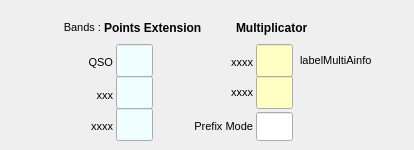
   <widget class="QWidget" name="tab">
    <attribute name="title">
     <string>Rule 1</string>
    </attribute>
    <widget class="QLineEdit" name="wPoints_C">
     <property name="geometry">
      <rect>
       <x>116</x>
       <y>108</y>
       <width>37</width>
       <height>33</height>
      </rect>
     </property>
     <property name="palette">
      <palette>
       <active>
        <colorrole role="Base">
         <brush brushstyle="SolidPattern">
          <color alpha="255">
           <red>239</red>
           <green>255</green>
           <blue>255</blue>
          </color>
         </brush>
        </colorrole>
       </active>
       <inactive>
        <colorrole role="Base">
         <brush brushstyle="SolidPattern">
          <color alpha="255">
           <red>239</red>
           <green>255</green>
           <blue>255</blue>
          </color>
         </brush>
        </colorrole>
       </inactive>
       <disabled>
        <colorrole role="Base">
         <brush brushstyle="SolidPattern">
          <color alpha="255">
           <red>244</red>
           <green>244</green>
           <blue>244</blue>
          </color>
         </brush>
        </colorrole>
       </disabled>
      </palette>
     </property>
     <property name="focusPolicy">
      <enum>Qt::NoFocus</enum>
     </property>
     <property name="alignment">
      <set>Qt::AlignCenter</set>
     </property>
    </widget>
    <widget class="QLineEdit" name="wPoints_B">
     <property name="geometry">
      <rect>
       <x>116</x>
       <y>76</y>
       <width>37</width>
       <height>33</height>
      </rect>
     </property>
     <property name="palette">
      <palette>
       <active>
        <colorrole role="Base">
         <brush brushstyle="SolidPattern">
          <color alpha="255">
           <red>239</red>
           <green>255</green>
           <blue>255</blue>
          </color>
         </brush>
        </colorrole>
       </active>
       <inactive>
        <colorrole role="Base">
         <brush brushstyle="SolidPattern">
          <color alpha="255">
           <red>239</red>
           <green>255</green>
           <blue>255</blue>
          </color>
         </brush>
        </colorrole>
       </inactive>
       <disabled>
        <colorrole role="Base">
         <brush brushstyle="SolidPattern">
          <color alpha="255">
           <red>244</red>
           <green>244</green>
           <blue>244</blue>
          </color>
         </brush>
        </colorrole>
       </disabled>
      </palette>
     </property>
     <property name="focusPolicy">
      <enum>Qt::NoFocus</enum>
     </property>
     <property name="alignment">
      <set>Qt::AlignCenter</set>
     </property>
    </widget>
    <widget class="QLineEdit" name="wPoints_A">
     <property name="geometry">
      <rect>
       <x>116</x>
       <y>44</y>
       <width>37</width>
       <height>33</height>
      </rect>
     </property>
     <property name="palette">
      <palette>
       <active>
        <colorrole role="Base">
         <brush brushstyle="SolidPattern">
          <color alpha="255">
           <red>239</red>
           <green>255</green>
           <blue>255</blue>
          </color>
         </brush>
        </colorrole>
       </active>
       <inactive>
        <colorrole role="Base">
         <brush brushstyle="SolidPattern">
          <color alpha="255">
           <red>239</red>
           <green>255</green>
           <blue>255</blue>
          </color>
         </brush>
        </colorrole>
       </inactive>
       <disabled>
        <colorrole role="Base">
         <brush brushstyle="SolidPattern">
          <color alpha="255">
           <red>244</red>
           <green>244</green>
           <blue>244</blue>
          </color>
         </brush>
        </colorrole>
       </disabled>
      </palette>
     </property>
     <property name="focusPolicy">
      <enum>Qt::NoFocus</enum>
     </property>
     <property name="alignment">
      <set>Qt::AlignCenter</set>
     </property>
    </widget>
    <widget class="QLabel" name="labelPoints_C">
     <property name="geometry">
      <rect>
       <x>12</x>
       <y>116</y>
       <width>101</width>
       <height>21</height>
      </rect>
     </property>
     <property name="font">
      <font>
       <pointsize>8</pointsize>
      </font>
     </property>
     <property name="text">
      <string>xxxx</string>
     </property>
     <property name="alignment">
      <set>Qt::AlignRight|Qt::AlignTrailing|Qt::AlignVCenter</set>
     </property>
    </widget>
    <widget class="QLabel" name="labelPoints_B">
     <property name="geometry">
      <rect>
       <x>8</x>
       <y>84</y>
       <width>105</width>
       <height>23</height>
      </rect>
     </property>
     <property name="font">
      <font>
       <pointsize>8</pointsize>
      </font>
     </property>
     <property name="text">
      <string>xxx</string>
     </property>
     <property name="alignment">
      <set>Qt::AlignRight|Qt::AlignTrailing|Qt::AlignVCenter</set>
     </property>
    </widget>
    <widget class="QLabel" name="labelPoints_A">
     <property name="geometry">
      <rect>
       <x>8</x>
       <y>52</y>
       <width>105</width>
       <height>21</height>
      </rect>
     </property>
     <property name="font">
      <font>
       <pointsize>8</pointsize>
      </font>
     </property>
     <property name="text">
      <string>QSO</string>
     </property>
     <property name="alignment">
      <set>Qt::AlignRight|Qt::AlignTrailing|Qt::AlignVCenter</set>
     </property>
    </widget>
    <widget class="QLabel" name="label_11">
     <property name="geometry">
      <rect>
       <x>104</x>
       <y>16</y>
       <width>101</width>
       <height>23</height>
      </rect>
     </property>
     <property name="font">
      <font>
       <weight>75</weight>
       <bold>true</bold>
      </font>
     </property>
     <property name="text">
      <string>Points Extension</string>
     </property>
    </widget>
    <widget class="QLabel" name="label_16">
     <property name="geometry">
      <rect>
       <x>20</x>
       <y>16</y>
       <width>81</width>
       <height>23</height>
      </rect>
     </property>
     <property name="font">
      <font>
       <pointsize>8</pointsize>
      </font>
     </property>
     <property name="text">
      <string>Bands :</string>
     </property>
     <property name="alignment">
      <set>Qt::AlignRight|Qt::AlignTrailing|Qt::AlignVCenter</set>
     </property>
    </widget>
    <widget class="QLineEdit" name="wMulti_B">
     <property name="geometry">
      <rect>
       <x>256</x>
       <y>76</y>
       <width>37</width>
       <height>33</height>
      </rect>
     </property>
     <property name="palette">
      <palette>
       <active>
        <colorrole role="Base">
         <brush brushstyle="SolidPattern">
          <color alpha="255">
           <red>255</red>
           <green>255</green>
           <blue>195</blue>
          </color>
         </brush>
        </colorrole>
       </active>
       <inactive>
        <colorrole role="Base">
         <brush brushstyle="SolidPattern">
          <color alpha="255">
           <red>255</red>
           <green>255</green>
           <blue>195</blue>
          </color>
         </brush>
        </colorrole>
       </inactive>
       <disabled>
        <colorrole role="Base">
         <brush brushstyle="SolidPattern">
          <color alpha="255">
           <red>244</red>
           <green>244</green>
           <blue>244</blue>
          </color>
         </brush>
        </colorrole>
       </disabled>
      </palette>
     </property>
     <property name="focusPolicy">
      <enum>Qt::NoFocus</enum>
     </property>
     <property name="alignment">
      <set>Qt::AlignCenter</set>
     </property>
    </widget>
    <widget class="QLineEdit" name="wMulti_A">
     <property name="geometry">
      <rect>
       <x>256</x>
       <y>44</y>
       <width>37</width>
       <height>33</height>
      </rect>
     </property>
     <property name="palette">
      <palette>
       <active>
        <colorrole role="Base">
         <brush brushstyle="SolidPattern">
          <color alpha="255">
           <red>255</red>
           <green>255</green>
           <blue>195</blue>
          </color>
         </brush>
        </colorrole>
       </active>
       <inactive>
        <colorrole role="Base">
         <brush brushstyle="SolidPattern">
          <color alpha="255">
           <red>255</red>
           <green>255</green>
           <blue>195</blue>
          </color>
         </brush>
        </colorrole>
       </inactive>
       <disabled>
        <colorrole role="Base">
         <brush brushstyle="SolidPattern">
          <color alpha="255">
           <red>244</red>
           <green>244</green>
           <blue>244</blue>
          </color>
         </brush>
        </colorrole>
       </disabled>
      </palette>
     </property>
     <property name="focusPolicy">
      <enum>Qt::NoFocus</enum>
     </property>
     <property name="alignment">
      <set>Qt::AlignCenter</set>
     </property>
    </widget>
    <widget class="QLabel" name="label_12">
     <property name="geometry">
      <rect>
       <x>236</x>
       <y>16</y>
       <width>97</width>
       <height>23</height>
      </rect>
     </property>
     <property name="font">
      <font>
       <weight>75</weight>
       <bold>true</bold>
      </font>
     </property>
     <property name="text">
      <string>Multiplicator</string>
     </property>
    </widget>
    <widget class="QLabel" name="labelMulti_A">
     <property name="geometry">
      <rect>
       <x>156</x>
       <y>52</y>
       <width>97</width>
       <height>21</height>
      </rect>
     </property>
     <property name="font">
      <font>
       <pointsize>8</pointsize>
      </font>
     </property>
     <property name="text">
      <string>xxxx</string>
     </property>
     <property name="alignment">
      <set>Qt::AlignRight|Qt::AlignTrailing|Qt::AlignVCenter</set>
     </property>
    </widget>
    <widget class="QLabel" name="labelMulti_B">
     <property name="geometry">
      <rect>
       <x>160</x>
       <y>84</y>
       <width>93</width>
       <height>17</height>
      </rect>
     </property>
     <property name="font">
      <font>
       <pointsize>8</pointsize>
      </font>
     </property>
     <property name="text">
      <string>xxxx</string>
     </property>
     <property name="alignment">
      <set>Qt::AlignRight|Qt::AlignTrailing|Qt::AlignVCenter</set>
     </property>
    </widget>
    <widget class="QLabel" name="label_32">
     <property name="geometry">
      <rect>
       <x>164</x>
       <y>116</y>
       <width>89</width>
       <height>21</height>
      </rect>
     </property>
     <property name="font">
      <font>
       <pointsize>8</pointsize>
      </font>
     </property>
     <property name="text">
      <string>Prefix Mode</string>
     </property>
     <property name="alignment">
      <set>Qt::AlignRight|Qt::AlignTrailing|Qt::AlignVCenter</set>
     </property>
    </widget>
    <widget class="QLineEdit" name="wPrefMode">
     <property name="geometry">
      <rect>
       <x>256</x>
       <y>112</y>
       <width>37</width>
       <height>29</height>
      </rect>
     </property>
     <property name="focusPolicy">
      <enum>Qt::NoFocus</enum>
     </property>
     <property name="alignment">
      <set>Qt::AlignCenter</set>
     </property>
    </widget>
    <widget class="QLabel" name="labelMultiAinfo">
     <property name="geometry">
      <rect>
       <x>300</x>
       <y>52</y>
       <width>105</width>
       <height>16</height>
      </rect>
     </property>
     <property name="font">
      <font>
       <pointsize>8</pointsize>
      </font>
     </property>
     <property name="text">
      <string>labelMultiAinfo</string>
     </property>
    </widget>
   </widget>
